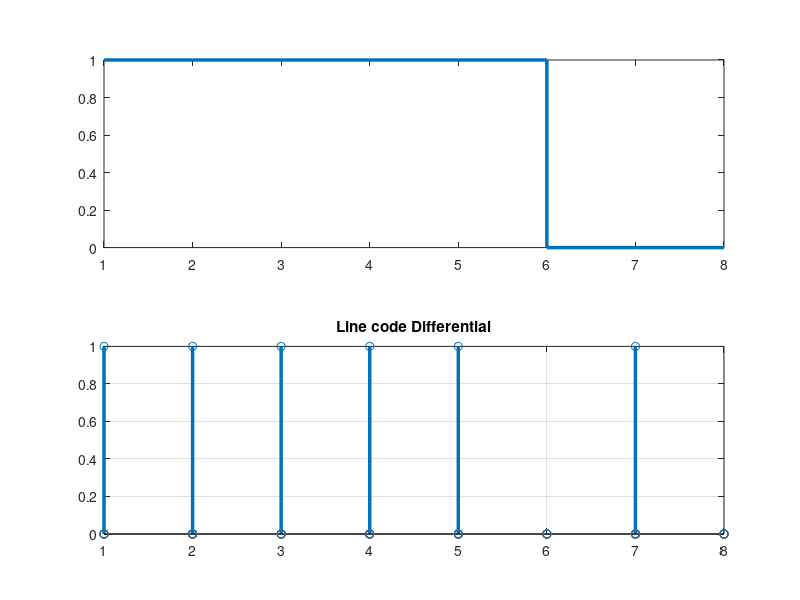

Reproduce this figure in MATLAB.
clf;
h = round(rand(1,8));
n=1;
l=length(h);
y = zeros(length(h));
subplot(2,1,1);
p = stairs(h);
set(p,'LineWidth',2.5);
ref = 1; 
while n<=length(h)-1        
    if h(n) == ref
        y(n) = 1;
    end
    if h(n) ~= ref
        y(n) = 0;
    end
    ref = h(n);
    n=n+1;
end
%pause; 

subplot(2,1,2);
d=stem(y);
grid on;
title('Line code Differential');
set(d,'LineWidth',2.5);
hold on;
